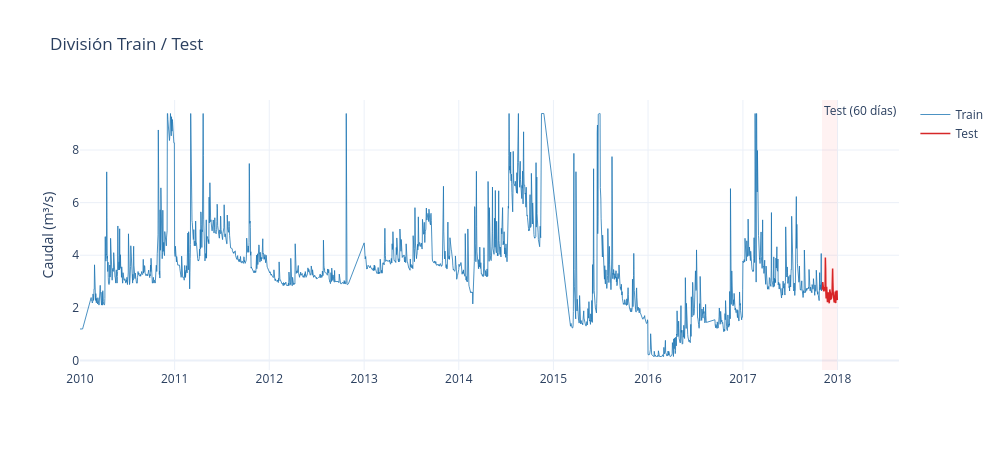

The code cell stored with this chart in its notebook:
### Markdown cell above
## 3. División Train / Test

Reservamos los **últimos 60 días** como conjunto de prueba (test).  
- **Train:** Todo excepto los últimos 60 días → para entrenar los modelos  
- **Test:** Últimos 60 días → para evaluar precisión  
- **Horizonte de pronóstico:** 60 días (evaluamos en test; luego pronosticamos 30 días a futuro)

### Code cell
# División train/test
HORIZONTE = 60  # días de test

train = df["Caudal"].iloc[:-HORIZONTE]
test = df["Caudal"].iloc[-HORIZONTE:]

print(f"📊 División Train / Test:")
print(f"   Train: {train.index.min().date()} → {train.index.max().date()} ({len(train)} días)")
print(f"   Test:  {test.index.min().date()} → {test.index.max().date()} ({len(test)} días)")

# Visualización del split
fig = go.Figure()
fig.add_trace(go.Scatter(x=train.index, y=train, mode="lines",
              name="Train", line=dict(color="#1f77b4", width=0.8)))
fig.add_trace(go.Scatter(x=test.index, y=test, mode="lines",
              name="Test", line=dict(color="#d62728", width=1.5)))
fig.add_vrect(x0=test.index.min(), x1=test.index.max(),
              fillcolor="rgba(255,0,0,0.05)", line_width=0,
              annotation_text="Test (60 días)", annotation_position="top left")
fig.update_layout(title="División Train / Test", xaxis_title="",
                  yaxis_title="Caudal (m³/s)", width=1000, height=450,
                  hovermode="x unified")
fig.show()

### Figure 1 — Plotly figure (JSON) as saved in the notebook; plotly's stock layout.template omitted (floating-point values rounded to 4 significant figures; data arrays with more than 128 entries replaced by an {"elided": "..."} marker saying what was removed)
{"data": [{"line": {"color": "#1f77b4", "width": 0.8}, "mode": "lines", "name": "Train", "type": "scatter", "x": {"elided": "2862 str values"}, "y": {"elided": "2862 float values"}}, {"line": {"color": "#d62728", "width": 1.5}, "mode": "lines", "name": "Test", "type": "scatter", "x": ["2017-11-02T00:00:00.000000000", "2017-11-03T00:00:00.000000000", "2017-11-04T00:00:00.000000000", "2017-11-05T00:00:00.000000000", "2017-11-06T00:00:00.000000000", "2017-11-07T00:00:00.000000000", "2017-11-08T00:00:00.000000000", "2017-11-09T00:00:00.000000000", "2017-11-10T00:00:00.000000000", "2017-11-11T00:00:00.000000000", "2017-11-12T00:00:00.000000000", "2017-11-13T00:00:00.000000000", "2017-11-14T00:00:00.000000000", "2017-11-15T00:00:00.000000000", "2017-11-16T00:00:00.000000000", "2017-11-17T00:00:00.000000000", "2017-11-18T00:00:00.000000000", "2017-11-19T00:00:00.000000000", "2017-11-20T00:00:00.000000000", "2017-11-21T00:00:00.000000000", "2017-11-22T00:00:00.000000000", "2017-11-23T00:00:00.000000000", "2017-11-24T00:00:00.000000000", "2017-11-25T00:00:00.000000000", "2017-11-26T00:00:00.000000000", "2017-11-27T00:00:00.000000000", "2017-11-28T00:00:00.000000000", "2017-11-29T00:00:00.000000000", "2017-11-30T00:00:00.000000000", "2017-12-01T00:00:00.000000000", "2017-12-02T00:00:00.000000000", "2017-12-03T00:00:00.000000000", "2017-12-04T00:00:00.000000000", "2017-12-05T00:00:00.000000000", "2017-12-06T00:00:00.000000000", "2017-12-07T00:00:00.000000000", "2017-12-08T00:00:00.000000000", "2017-12-09T00:00:00.000000000", "2017-12-10T00:00:00.000000000", "2017-12-11T00:00:00.000000000", "2017-12-12T00:00:00.000000000", "2017-12-13T00:00:00.000000000", "2017-12-14T00:00:00.000000000", "2017-12-15T00:00:00.000000000", "2017-12-16T00:00:00.000000000", "2017-12-17T00:00:00.000000000", "2017-12-18T00:00:00.000000000", "2017-12-19T00:00:00.000000000", "2017-12-20T00:00:00.000000000", "2017-12-21T00:00:00.000000000", "2017-12-22T00:00:00.000000000", "2017-12-23T00:00:00.000000000", "2017-12-24T00:00:00.000000000", "2017-12-25T00:00:00.000000000", "2017-12-26T00:00:00.000000000", "2017-12-27T00:00:00.000000000", "2017-12-28T00:00:00.000000000", "2017-12-29T00:00:00.000000000", "2017-12-30T00:00:00.000000000", "2017-12-31T00:00:00.000000000"], "y": [2.749, 2.767, 2.686, 2.98, 2.775, 2.786, 2.65, 2.647, 2.779, 2.769, 2.678, 2.685, 2.78, 3.914, 3.516, 2.607, 2.356, 2.61, 2.802, 2.599, 2.35, 2.212, 2.327, 2.5, 2.595, 2.342, 2.212, 2.206, 2.174, 2.32, 2.698, 2.64, 2.579, 2.492, 2.335, 2.352, 2.347, 2.381, 2.504, 2.61, 3.094, 3.498, 2.96, 2.607, 2.244, 2.252, 2.225, 2.202, 2.254, 2.198, 2.366, 2.617, 2.353, 2.18, 2.48, 2.656, 2.287, 2.48, 2.656, 2.299]}], "layout": {"annotations": [{"showarrow": false, "text": "Test (60 días)", "x": "2017-11-02T00:00:00", "xanchor": "left", "xref": "x", "y": 1, "yanchor": "top", "yref": "y domain"}], "height": 450, "hovermode": "x unified", "shapes": [{"fillcolor": "rgba(255,0,0,0.05)", "line": {"width": 0}, "type": "rect", "x0": "2017-11-02T00:00:00", "x1": "2017-12-31T00:00:00", "xref": "x", "y0": 0, "y1": 1, "yref": "y domain"}], "title": {"text": "División Train / Test"}, "width": 1000, "xaxis": {"title": {"text": ""}}, "yaxis": {"title": {"text": "Caudal (m³/s)"}}}}
